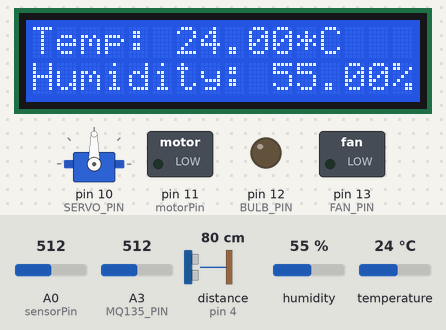
Bench run of a sketch on a simulated Arduino Uno, built with avr-gcc and run on an emulated ATmega328P. On the bench: 16×2 character LCD, servo, switched loads named in the sketch (green lamp = pin HIGH), output pins drawn as LEDs (lit = HIGH). Inputs (shaded band) come from the test bench; at power-on: distance to the obstacle (sensor on pin 4) 80 cm, temperature 24 °C, A0 (sensorPin) = 512, A3 (MQ135_PIN) = 512, humidity 55 %. The echo pulse lasts 58.3 µs per cm; what the sketch prints to the serial monitor is not drawn.

Above: at 1.2 s.
1.3 s: distance to the obstacle (sensor on pin 4) set to 2 cm
At 14.4 s:
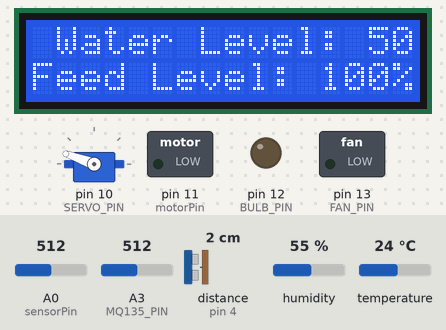
14.7 s: temperature set to 19 °C
At 18.1 s:
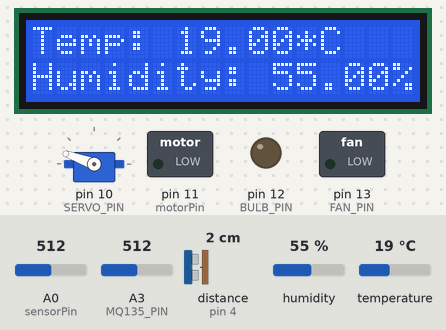
24.8 s: temperature set to 16 °C
At 38.3 s:
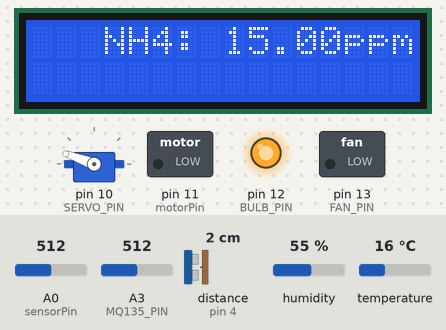
38.8 s: A0 (sensorPin) set to 227
At 49.2 s:
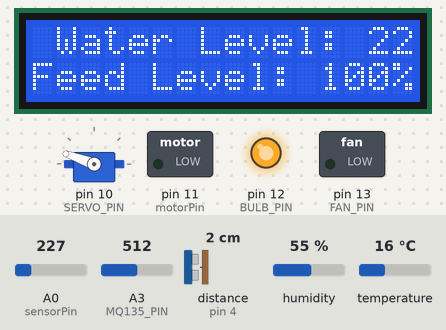
52.8 s: A0 (sensorPin) set to 204
At 60.7 s:
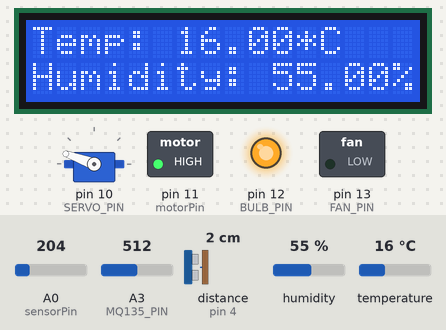
66.8 s: distance to the obstacle (sensor on pin 4) set to 8 cm
76.9 s: distance to the obstacle (sensor on pin 4) set to 12 cm
At 84.9 s:
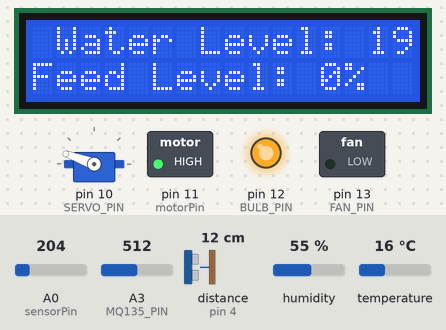
Timing chart, 0 to 91.9 s (numbered marks = the images above; inputs shaded):
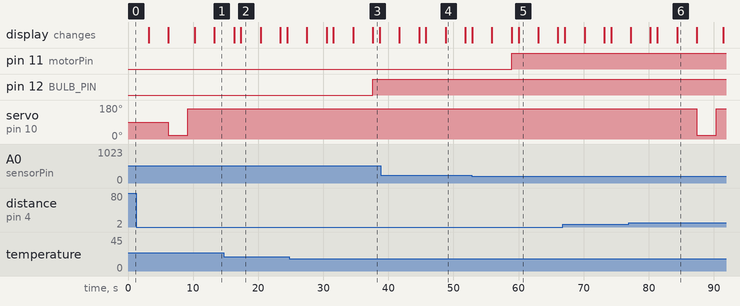

The sketch:

Control_Poultry_Cage.ino
```cpp
// Include the library
#include <SoftwareSerial.h>
#include <DHT.h>
#include <Wire.h>
#include <LiquidCrystal_I2C.h>
#include <Servo.h>
#include <NewPing.h>
#include <MQ135.h>
#include <SPI.h>

#define TRIGGER_PIN 5
#define ECHO_PIN 4
#define MAX_DISTANCE 100 // Maximum distance (in cm) that the ultrasonic sensor can measure
#define SERVO_PIN 10

Servo servo;
NewPing sonar(TRIGGER_PIN, ECHO_PIN, MAX_DISTANCE);

#define DHT_TYPE DHT11   // Define the type of the DHT sensor
const int DHT_PIN = 2;   // Pin where the DHT sensor is connected
const int FAN_PIN = 13;  // Pin where the fan is connected
const int BULB_PIN = 12; // Pin where the bulb is connected
int sensorPin = A0;      // select the input pin for the water level sensor
int motorPin = 11;       // select the output pin for the motor

#define MQ135_PIN 3     // Pin for MQ135 sensor
#define RLOAD 1.0
#define r0Air 1
#define scaleFactorNH4 102.694
#define exponentNH4 2.48818
#define atmNH4 15

// Set the LCD address to 0x27 for a 16 chars and 2 line display
LiquidCrystal_I2C lcd(0x27, 16, 2);

const int TEMP_THRESHOLD_HIGH = 30;  // Threshold temperature for turning on the fan
const int TEMP_THRESHOLD_LOW = 18;   // Threshold temperature for turning on the bulb

DHT dht(DHT_PIN, DHT_TYPE);  // Create an instance of the DHT library
MQ135 gasSensor = MQ135(MQ135_PIN, RLOAD, r0Air);

void setup() {
  Serial.begin(9600);       // Initialize serial communication
  lcd.begin();                // initialize the lcd
  lcd.backlight();            // turn on the backlight
  pinMode(FAN_PIN, OUTPUT);   // Set the fan pin as an output
  pinMode(BULB_PIN, OUTPUT);  // Set the bulb pin as an output
  pinMode(sensorPin, INPUT);  // set the sensor pin as an input
  pinMode(motorPin, OUTPUT);  // set the motor pin as an output
  servo.attach(SERVO_PIN);    //connect servo motor
  dht.begin();                // Initialize the DHT sensor
}

void loop() {
  // Read the temperature and humidity from the DHT sensor
  float temperature = dht.readTemperature();
  float humidity = dht.readHumidity();

  // read the water level sensor value
  int sensorValue = analogRead(sensorPin);

  // Measure the distance of feed box
  int feedlevel =  sonar.ping_cm();

  // Measure the feedlevel in percentage
  if (feedlevel <= 9) {
    feedlevel = ((11-feedlevel*0)/11)*100;
  }
  else if (feedlevel == 10) {
    feedlevel = ((11-feedlevel*0.5)/11)*100;
  }
  else if (feedlevel >= 11) {
    feedlevel = ((11-feedlevel)/11)*100;
  }

  // Measure NH4 levels
  int val1 = analogRead(MQ135_PIN);
  int val = 74;
  float resistance = ((1024/(float)val) * 5 - 1)* RLOAD;
  float r0NH4 = resistance * pow((atmNH4/scaleFactorNH4), (1./exponentNH4));
  float NH4=scaleFactorNH4 * pow((resistance/r0NH4), -exponentNH4);

  // convert the sensor value to a water level percentage
  int waterlevel = map(sensorValue, 0, 1023, 0, 100);

  // Print the values to the serial monitor
  Serial.print("\n");
  Serial.print(temperature);
  Serial.print(" ");
  Serial.print(humidity);
  Serial.print(" ");
  Serial.print(waterlevel);
  Serial.print(" ");
  Serial.print(feedlevel);
  Serial.print(" ");
  Serial.print(NH4);
  Serial.print(" ");

  // Display the values on the LCD
  lcd.clear();
  lcd.setCursor(0,0);
  lcd.print("Temp: ");
  lcd.print(temperature);
  lcd.print("*C");
  lcd.setCursor(0,1);
  lcd.print("Humidity: ");
  lcd.print(humidity);
  lcd.print("%");
  delay(3000);
  lcd.clear();
  lcd.setCursor(1,0);
  lcd.print("Water Level: ");
  lcd.print(waterlevel);
  lcd.print("%");
  lcd.setCursor(0,1);
  lcd.print("Feed Level: ");
  lcd.print(feedlevel);
  lcd.print("%");
  delay(3000);
  lcd.clear();
  lcd.setCursor(3,0);
  lcd.print("NH4: ");
  lcd.print(NH4);
  lcd.print("ppm");

  // Control the fan based on the temperature
  if (temperature > TEMP_THRESHOLD_HIGH)
  {
    digitalWrite(FAN_PIN, HIGH);  // Turn on the fan
  }
  else
  {
    digitalWrite(FAN_PIN, LOW);  // Turn off the fan
  }

  // Control the bulb based on the temperature
  if (temperature < TEMP_THRESHOLD_LOW) {
    digitalWrite(BULB_PIN, HIGH);  // Turn on the bulb
  }
  else
  {
    digitalWrite(BULB_PIN, LOW);
  }

  // start the motor if the water level is less than 20%
  if (waterlevel <= 20) {
    digitalWrite(motorPin, HIGH);
  }
  else {
    digitalWrite(motorPin, LOW);
  }

  // start the servo motor if the feed level is less than 20%
  if (feedlevel <= 20) {
    servo.write(20); // Rotate the servo to the 90 degree position
    delay(3000);
    servo.write(160); // Rotate the servo back to the 0 degree position
  }
  else{
    servo.write(160); // Rotate the servo back to the 0 degree position
  }
  delay(1000);
}
```

Measured:
- the behaviour switches between 18 and 17 °C on temperature (found by bisection; images 2 and 3)
- the behaviour switches between 215 and 214 on A0 (sensorPin) (found by bisection; images 4 and 5)
- the behaviour switches between 10 and 11 cm on distance to the obstacle (sensor on pin 4) (found by bisection; images 5 and 6)
- after the input at 24.8 s, pin 12 (BULB_PIN): LOW → HIGH after 12.8 s
- after the input at 52.8 s, pin 11 (motorPin): LOW → HIGH after 6.1 s
- after the input at 76.9 s, servo on pin 10 (SERVO_PIN): 160° → 20° after 10.5 s, → 160° 3.0 s later
- what the display in image 2 shows lasts 3.1 s, from 17.3 s to 20.4 s
